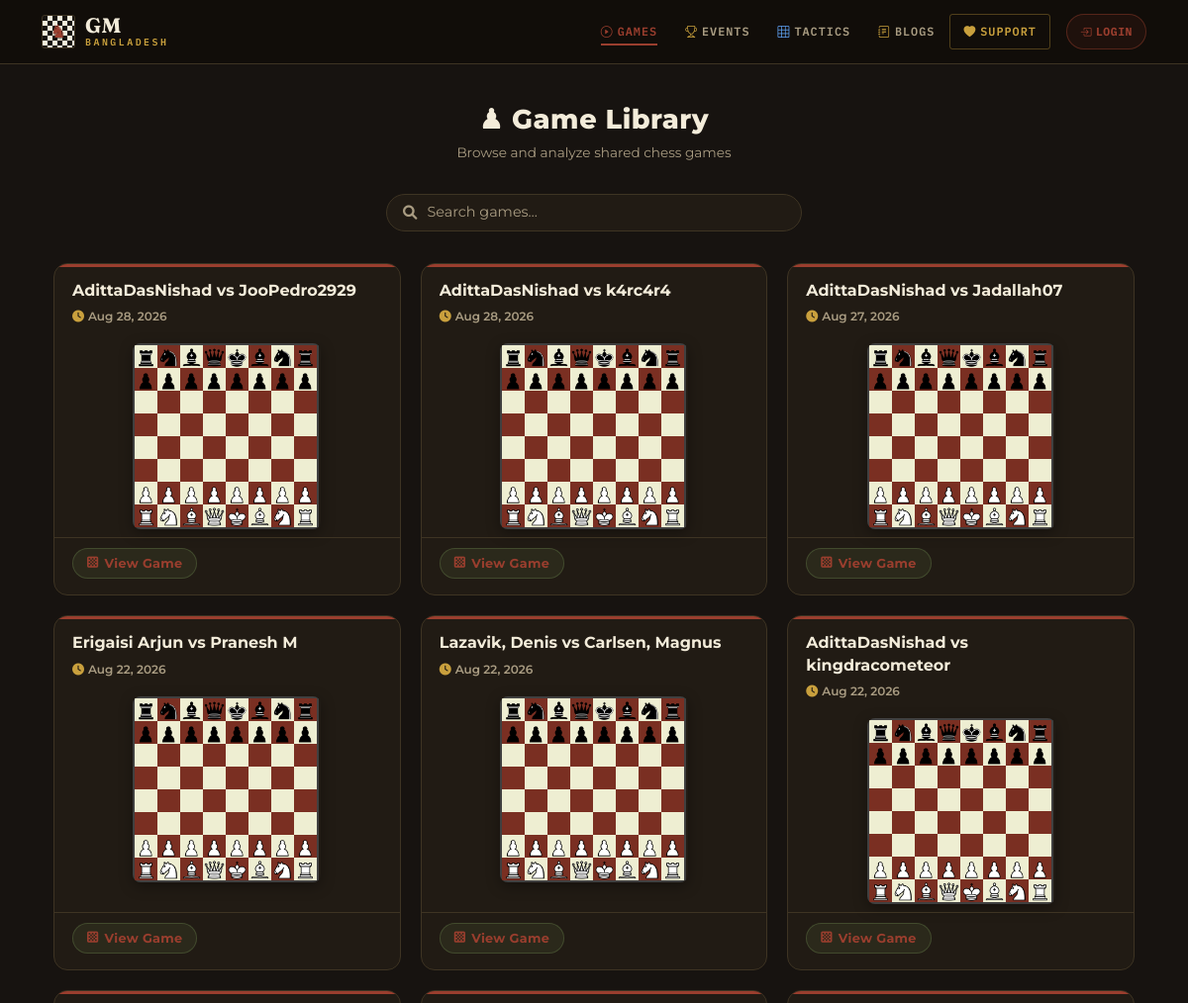
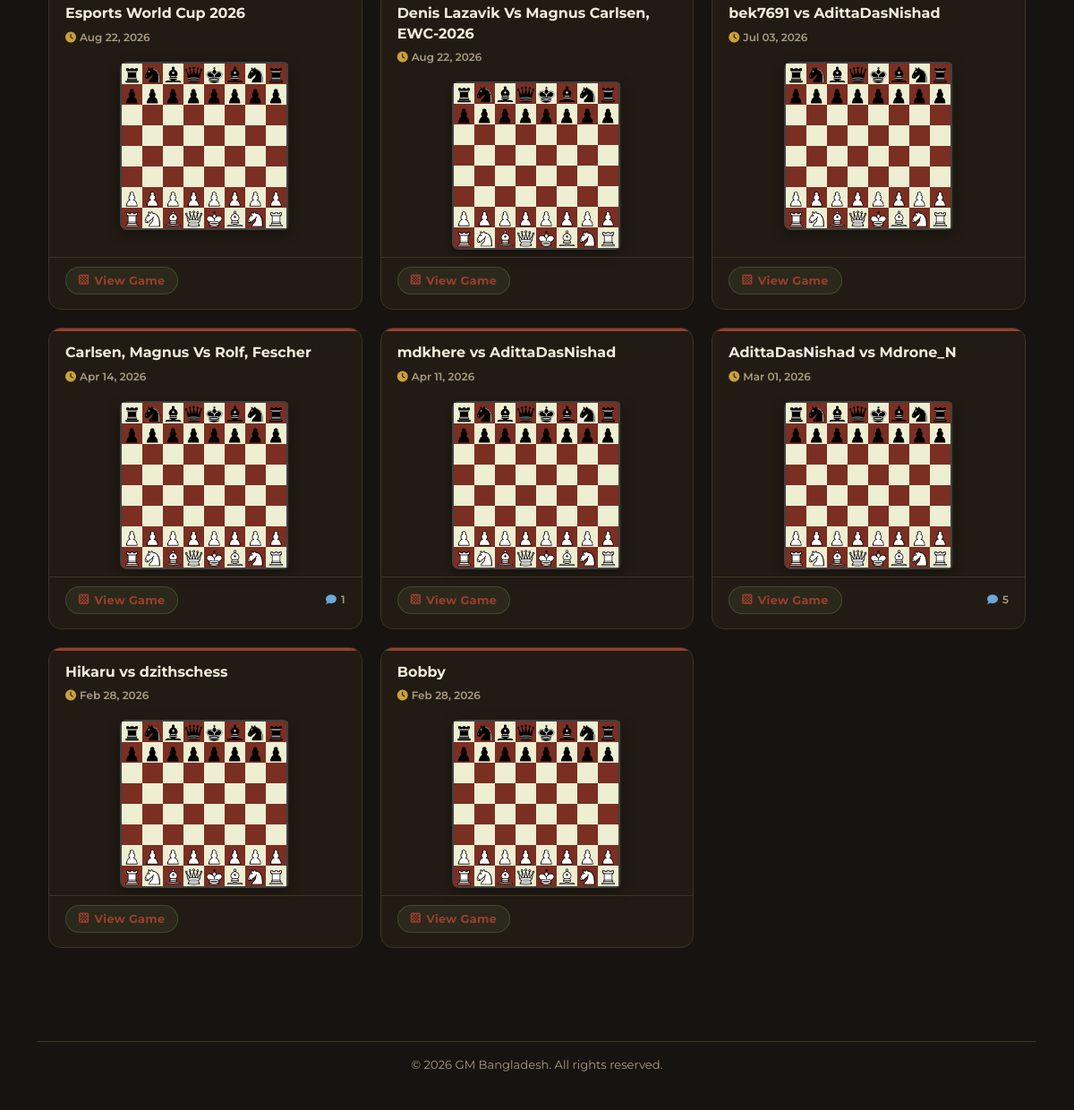
Page /all-games/ on the committed database (2 pictures, top to bottom).
### news/models.py (models this page shows, shortened)
class UploadedGame(models.Model):
    title = models.CharField(max_length=255)
    uploaded_by = models.ForeignKey(User, on_delete=models.CASCADE)
    pgn = models.TextField()  # always store PGN text here
    white_player = models.CharField(max_length=255, blank=True, null=True)
    black_player = models.CharField(max_length=255, blank=True, null=True)
    created_at = models.DateTimeField(auto_now_add=True)
    slug_link = models.SlugField(unique=True, blank=True, max_length=255)

### news/views.py (the view)
# urls.py: path('all-games/', views.all_games, name='all_games'),
def all_games(request):
    games = UploadedGame.objects.all().order_by("-created_at")
    return render(request, 'news/all_games.html', {'games': games})

### news/templates/news/all_games.html (shortened to what this page needs)
{% extends 'news/base.html' %}
{% load static %}
{% load widget_tweaks %}
{% block content %}
<link rel="stylesheet" href="{% static 'chessboardjs-1.0.0/css/chessboard-1.0.0.min.css' %}">
<div class="container py-4">
    <div class="page-header">
        <h4 class="page-title">♟ Game Library</h4>
        <p class="page-subtitle">Browse and analyze shared chess games</p>
    </div>
    <div class="search-wrap">
        <i class="fas fa-search"></i>
        <input type="text" id="game-search" placeholder="Search games…" autocomplete="off">
    </div>
    {% if games %}
    <div class="game-grid" id="game-container">
        {% for game in games %}
        <a href="{% url 'game_detail' game.slug_link %}" class="game-card"
           data-pgn="{{ game.pgn|escapejs }}" data-id="{{ game.id }}">
            <div class="card-header-content">
                <h3 class="card-game-title">{{ game.title }}</h3>
                <div class="card-meta">
                    <span><i class="fas fa-clock"></i> {{ game.created_at|date:"M d, Y" }}</span>
                </div>
            </div>
            <div class="card-board-wrap">
                <div class="mini-board-outer" id="board-{{ game.id }}"></div>
            </div>
            <div class="card-footer-content">
                <span class="view-btn">
                    <i class="fas fa-chess-board"></i> View Game
                </span>
                {% if game.comments.count %}
                <span class="comment-badge">
                    <i class="fas fa-comment"></i> {{ game.comments.count }}
                </span>
                {% endif %}
            </div>
        </a>
        {% endfor %}
    </div>
    {% endif %}
</div>
{% endblock %}

### news/templates/news/base.html (style rules this page uses)
:root { --chess-dark: #171310; --navbar-color: #120E0A; --chess-light: #F3ECDA; --chess-primary: #9A3E2E; --chess-secondary: #A99C82; --chess-accent: #C9A03D; --chess-red: #B8493A; --dark-gray: #2a2a2a; --slate-gray: #4b4b4b; --light-gray: #a3a3a3; --warm-accent: #d76a6a; --cool-accent: #6aa8d7; --warm-orange: #d87a2a; --cool-teal: #2aa6a6; --card-color: #211B14; --color-gray-400: #A99C82; --border: #3E3423; --status: #4E7A52; --box: #232323; --move: #ebebeb; --move-hover: #b9b9b9; --move-active: #292b32b3; --notation-box: #0f1013b3; --gm-oxblood-deep: #7A2F22; --gm-panel-alt: #2A2219; --gm-plum: #6C4F8C; }
html, body { height: 100%; font-family: 'Montserrat', sans-serif; }
body { display: flex; flex-direction: column; background-color: var(--chess-dark); color: var(--chess-light); }
a { text-decoration: none; color: var(--chess-light); }

### news/templates/news/all_games.html (style rules this page uses)
.page-header { text-align: center; margin-bottom: 2rem; }
.page-title { font-size: 1.7rem; font-weight: 800; color: var(--chess-light); margin: 0 0 6px; letter-spacing: 0.5px; }
.page-subtitle { font-size: 0.85rem; color: var(--color-gray-400); }
.search-wrap { display: flex; align-items: center; max-width: 420px; margin: 0 auto 2rem; background: var(--card-color); border: 1px solid var(--border); border-radius: 99px; padding: 6px 16px; gap: 8px; transition: border-color 0.2s; }
.search-wrap i { color: var(--color-gray-400); font-size: 0.9rem; flex-shrink: 0; }
#game-search { background: transparent; border: none; outline: none; color: var(--chess-light); width: 100%; font-size: 0.9rem; font-family: inherit; }
#game-search::placeholder { color: var(--color-gray-400); }
.game-grid { display: grid; grid-template-columns: repeat(auto-fill, minmax(300px, 1fr)); gap: 20px; padding-bottom: 2rem; }
.game-card { background: var(--card-color); border: 1px solid var(--border); border-radius: 14px; overflow: hidden; text-decoration: none !important; color: var(--chess-light) !important; display: flex; flex-direction: column; position: relative; transition: transform 0.22s ease, box-shadow 0.22s ease, border-color 0.22s ease; animation: fadeInUp 0.5s ease-out both; }
.game-card::before { content: ''; position: absolute; top: 0; left: 0; right: 0; height: 3px; background: var(--chess-primary); border-radius: 14px 14px 0 0; }
.game-card:nth-child(1) { animation-delay: 0.05s; }
.game-card:nth-child(2) { animation-delay: 0.10s; }
.game-card:nth-child(3) { animation-delay: 0.15s; }
.game-card:nth-child(4) { animation-delay: 0.20s; }
.game-card:nth-child(5) { animation-delay: 0.25s; }
.game-card:nth-child(6) { animation-delay: 0.30s; }
.game-card:nth-child(7) { animation-delay: 0.35s; }
.game-card:nth-child(8) { animation-delay: 0.40s; }
.game-card:nth-child(9) { animation-delay: 0.45s; }
.card-header-content { padding: 16px 18px 10px; }
.card-game-title { font-size: 1rem; font-weight: 700; color: var(--chess-light); margin: 0 0 6px; line-height: 1.4; display: -webkit-box; -webkit-line-clamp: 2; -webkit-box-orient: vertical; overflow: hidden; }
.card-meta { display: flex; flex-wrap: wrap; gap: 10px; font-size: 0.75rem; color: var(--color-gray-400); font-weight: 600; }
.card-meta span { display: flex; align-items: center; gap: 4px; }
.card-meta i { color: var(--chess-accent); }
.card-board-wrap { padding: 8px 18px; display: flex; justify-content: center; }
.mini-board-outer { width: 100%; max-width: 190px; border-radius: 8px; overflow: hidden; box-shadow: 0 4px 14px rgba(0,0,0,0.35); transition: transform 0.25s ease; }
.card-footer-content { padding: 10px 18px 16px; margin-top: auto; display: flex; justify-content: space-between; align-items: center; border-top: 1px solid var(--border); }
.view-btn { display: inline-flex; align-items: center; gap: 6px; font-size: 0.8rem; font-weight: 700; color: var(--chess-primary); background: rgba(119,149,86,0.12); border: 1px solid rgba(119,149,86,0.3); border-radius: 99px; padding: 5px 14px; transition: all 0.18s ease; letter-spacing: 0.3px; }
.comment-badge { display: flex; align-items: center; gap: 5px; font-size: 0.75rem; color: var(--color-gray-400); font-weight: 600; }
.comment-badge i { color: var(--cool-accent); }

### rows in the picture
UploadedGame: title "AdittaDasNishad vs JooPedro2929", created_at "Aug 28, 2026"
UploadedGame: title "AdittaDasNishad vs k4rc4r4", created_at "Aug 28, 2026"
UploadedGame: title "AdittaDasNishad vs Jadallah07", created_at "Aug 27, 2026"
UploadedGame: title "Erigaisi Arjun vs Pranesh M", created_at "Aug 22, 2026"
UploadedGame: title "Lazavik, Denis vs Carlsen, Magnus", created_at "Aug 22, 2026"
UploadedGame: title "AdittaDasNishad vs kingdracometeor", created_at "Aug 22, 2026"
UploadedGame: title "Esports World Cup 2026", created_at "Aug 22, 2026"
UploadedGame: title "Denis Lazavik Vs Magnus Carlsen, EWC-2026", created_at "Aug 22, 2026"
UploadedGame: title "bek7691 vs AdittaDasNishad", created_at "Jul 03, 2026"
UploadedGame: title "Carlsen, Magnus Vs Rolf, Fescher", created_at "Apr 14, 2026", comments.count "1"
UploadedGame: title "mdkhere vs AdittaDasNishad", created_at "Apr 11, 2026"
UploadedGame: title "AdittaDasNishad vs Mdrone_N", created_at "Mar 01, 2026", comments.count "5"
UploadedGame: title "Hikaru vs dzithschess", created_at "Feb 28, 2026"
UploadedGame: title "Bobby", created_at "Feb 28, 2026"
